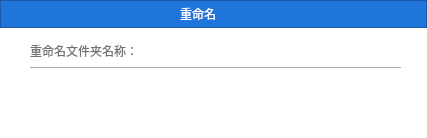
<?xml version="1.0" encoding="UTF-8"?>
<ui version="4.0">
 <class>Dialog</class>
 <widget class="QDialog" name="Dialog">
  <property name="geometry">
   <rect>
    <x>0</x>
    <y>0</y>
    <width>427</width>
    <height>138</height>
   </rect>
  </property>
  <property name="windowTitle">
   <string>Dialog</string>
  </property>
  <property name="styleSheet">
   <string notr="true">background-color: rgb(255, 255, 255);</string>
  </property>
  <widget class="QFrame" name="frame">
   <property name="geometry">
    <rect>
     <x>0</x>
     <y>0</y>
     <width>427</width>
     <height>28</height>
    </rect>
   </property>
   <property name="styleSheet">
    <string notr="true">background-color: rgb(32,117,218);</string>
   </property>
   <property name="frameShape">
    <enum>QFrame::StyledPanel</enum>
   </property>
   <property name="frameShadow">
    <enum>QFrame::Raised</enum>
   </property>
   <widget class="QLabel" name="label">
    <property name="geometry">
     <rect>
      <x>180</x>
      <y>3</y>
      <width>81</width>
      <height>21</height>
     </rect>
    </property>
    <property name="styleSheet">
     <string notr="true">color: rgb(255, 255, 255);
font: 11pt &quot;Droid Sans Fallback&quot;;</string>
    </property>
    <property name="text">
     <string>重命名</string>
    </property>
   </widget>
  </widget>
  <widget class="QLabel" name="label_2">
   <property name="geometry">
    <rect>
     <x>30</x>
     <y>35</y>
     <width>131</width>
     <height>31</height>
    </rect>
   </property>
   <property name="styleSheet">
    <string notr="true">color: rgb(112, 112, 112);
font: 10pt &quot;Noto Sans [unknown]&quot;;</string>
   </property>
   <property name="text">
    <string>重命名文件夹名称：</string>
   </property>
  </widget>
  <widget class="Line" name="line">
   <property name="geometry">
    <rect>
     <x>30</x>
     <y>60</y>
     <width>371</width>
     <height>16</height>
    </rect>
   </property>
   <property name="styleSheet">
    <string notr="true">color: rgb(112, 112, 112);</string>
   </property>
   <property name="orientation">
    <enum>Qt::Horizontal</enum>
   </property>
  </widget>
  <widget class="QLineEdit" name="lineEdit">
   <property name="geometry">
    <rect>
     <x>140</x>
     <y>40</y>
     <width>261</width>
     <height>27</height>
    </rect>
   </property>
   <property name="styleSheet">
    <string notr="true">border-style: flat;</string>
   </property>
  </widget>
  <widget class="QPushButton" name="newfolder">
   <property name="geometry">
    <rect>
     <x>160</x>
     <y>85</y>
     <width>109</width>
     <height>44</height>
    </rect>
   </property>
   <property name="styleSheet">
    <string notr="true">background-image: url(:/images/new.png);
border-style: flat;</string>
   </property>
   <property name="text">
    <string/>
   </property>
  </widget>
 </widget>
 <resources>
  <include location="../resource.qrc"/>
 </resources>
 <connections>
  <connection>
   <sender>newfolder</sender>
   <signal>clicked()</signal>
   <receiver>Dialog</receiver>
   <slot>accept()</slot>
   <hints>
    <hint type="sourcelabel">
     <x>257</x>
     <y>106</y>
    </hint>
    <hint type="destinationlabel">
     <x>470</x>
     <y>89</y>
    </hint>
   </hints>
  </connection>
 </connections>
</ui>
